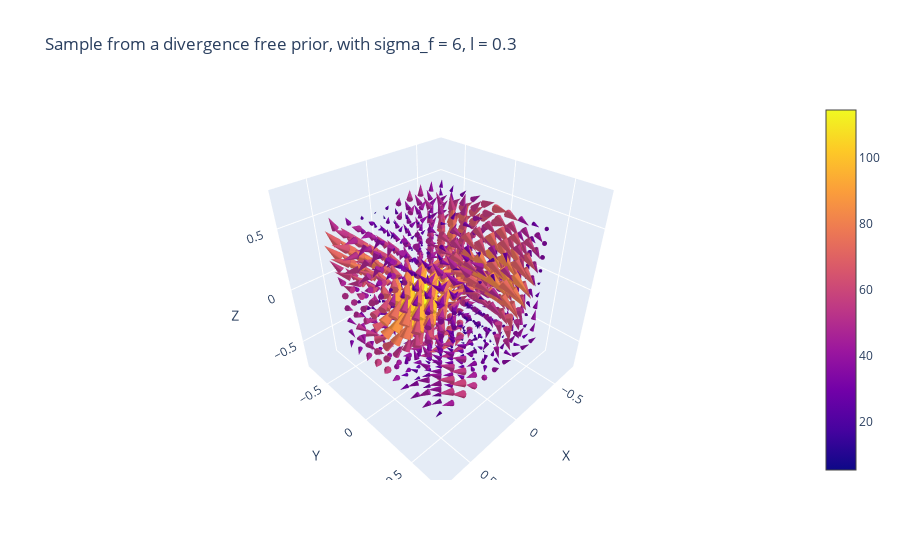

This figure's notebook cell:
### Code cell
sigma_f_3_df, l_3_df = 6, 0.3
div_free_sample_3 = sample_vector_field(kernel_func = 'divergence_free_kernel', 
                                        sigma_f=sigma_f_3_df, 
                                        l=l_3_df)
plotter(div_free_sample_3, title = f'Sample from a divergence free prior, with sigma_f = {sigma_f_3_df}, l = {l_3_df}')

### Figure 1 — Plotly figure (JSON) as saved in the notebook; plotly's stock layout.template omitted (floating-point values rounded to 4 significant figures; data arrays with more than 128 entries replaced by an {"elided": "..."} marker saying what was removed)
{"data": [{"anchor": "tail", "sizemode": "scaled", "sizeref": 2, "type": "cone", "u": {"elided": "1000 float values"}, "v": {"elided": "1000 float values"}, "w": {"elided": "1000 float values"}, "x": {"elided": "1000 float values"}, "y": {"elided": "1000 float values"}, "z": {"elided": "1000 float values"}}], "layout": {"scene": {"xaxis": {"title": {"text": "X"}}, "yaxis": {"title": {"text": "Y"}}, "zaxis": {"title": {"text": "Z"}}}, "title": {"text": "Sample from a divergence free prior, with sigma_f = 6, l = 0.3"}}}
